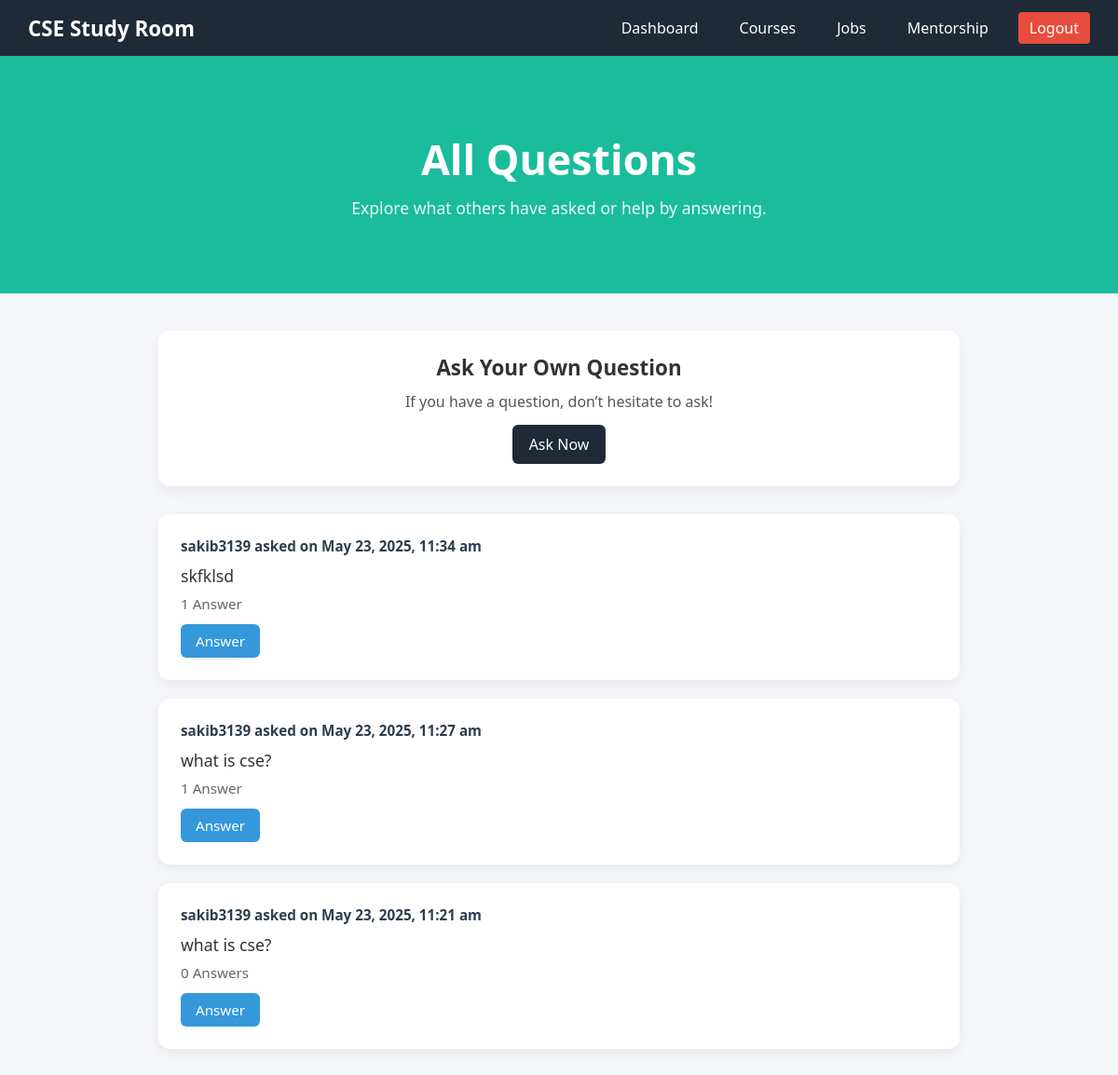
Page /questions/questions_list.php (signed in) on the earlier database version.
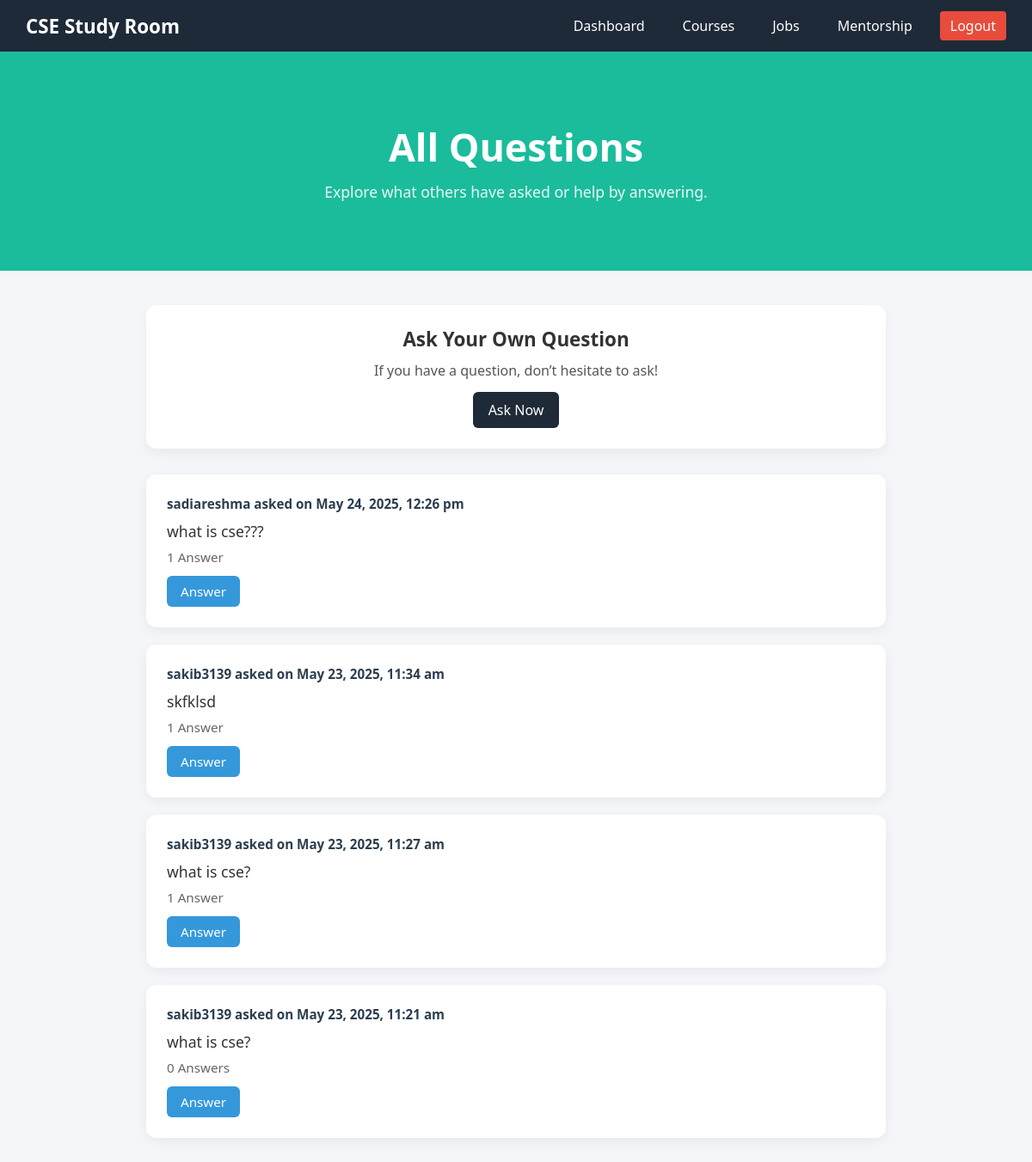
Same page on the later database version.
### tables this page shows
CREATE TABLE `questions` (
  `id` int(11) NOT NULL,
  `user_id` int(11) NOT NULL,
  `question` text NOT NULL,
  `created_at` timestamp NOT NULL DEFAULT current_timestamp()
);

CREATE TABLE `users` (
  `id` int(11) NOT NULL,
  `email` varchar(255) NOT NULL,
  `username` varchar(100) NOT NULL,
  `password` varchar(255) NOT NULL,
  `created_at` timestamp NOT NULL DEFAULT current_timestamp()
);

### questions/questions_list.php (the view, shortened to what this page needs)
<?php
include('../db.php');
$stmt = $conn->query("
  SELECT q.id AS question_id, q.question, q.created_at, u.username,
         (SELECT COUNT(*) FROM answers a WHERE a.question_id = q.id) AS answer_count
  FROM questions q
  JOIN users u ON q.user_id = u.id
  ORDER BY q.created_at DESC
");
$questions = $stmt->fetchAll(PDO::FETCH_ASSOC);
?>
<!DOCTYPE html>
<html lang="en">
<head>
  <link rel="stylesheet" href="../assets/css/questions.css">
</head>
<body>
<nav class="nav">
  <div class="nav__brand">CSE Study Room</div>
  <ul class="nav__links">
    <li><a href="../pages/dashboard.php">Dashboard</a></li>
    <li><a href="../pages/courses.php">Courses</a></li>
    <li><a href="../pages/jobs.php">Jobs</a></li>
    <li><a href="../pages/mentorship.php">Mentorship</a></li>
    <li><a href="../auth/logout.php" class="nav__logout">Logout</a></li>
  </ul>
</nav>
<section class="hero">
  <h1 class="hero-title">All Questions</h1>
  <p class="hero-subtitle">Explore what others have asked or help by answering.</p>
</section>
<div class="container">
  <div class="section ask-own">
    <h2>Ask Your Own Question</h2>
    <p>If you have a question, don’t hesitate to ask!</p>
    <a href="ask_questions.php" class="btn">Ask Now</a>
  </div>
  <?php foreach ($questions as $q): ?>
    <div class="question-item">
      <div class="meta">
        <strong><?= htmlspecialchars($q['username']) ?></strong>
        asked on <?= date('M j, Y, g:i a', strtotime($q['created_at'])) ?>
      </div>
      <div class="text"><?= nl2br(htmlspecialchars($q['question'])) ?></div>
      <div style="margin-top: 8px; font-size: 0.95rem; color: #666;">
        <?= $q['answer_count'] ?> <?= $q['answer_count'] == 1 ? 'Answer' : 'Answers' ?>
      </div>
      <a href="answer_question.php?id=<?= $q['question_id'] ?>" class="btn btn-answer">Answer</a>
    </div>
  <?php endforeach; ?>
</div>
</body>
</html>

### style/questions.css (style rules this page uses)
* { margin: 0; padding: 0; box-sizing: border-box; }
body { font-family: 'Segoe UI', Tahoma, Geneva, Verdana, sans-serif; background-color: #f4f6f9; color: #333; }
.nav { background-color: #1e2a38; padding: 0 30px; height: 60px; display: flex; align-items: center; justify-content: space-between; }
.nav__brand { font-size: 1.4rem; font-weight: bold; color: #fff; }
.nav__links { list-style: none; display: flex; gap: 20px; }
.nav__links a { color: #fff; text-decoration: none; padding: 6px 12px; border-radius: 4px; transition: background 0.3s, color 0.3s; }
.nav__logout { background: #e74c3c; }
.hero { background: #1abc9c; color: white; padding: 80px 20px; text-align: center; }
.hero-title { font-size: 2.8rem; margin-bottom: 10px; }
.hero-subtitle { font-size: 1.1rem; max-width: 700px; margin: 0 auto; opacity: 0.9; }
.container { max-width: 900px; margin: 40px auto; padding: 0 20px; }
.ask-own { background: #ffffff; border-radius: 12px; padding: 24px; margin-bottom: 30px; text-align: center; box-shadow: 0 6px 14px rgba(0, 0, 0, 0.05); }
.ask-own h2 { font-size: 1.4rem; margin-bottom: 10px; }
.ask-own p { color: #555; margin-bottom: 14px; }
.question-item { background: #fff; padding: 24px; border-radius: 12px; box-shadow: 0 4px 14px rgba(0, 0, 0, 0.06); margin-bottom: 20px; }
.question-item .meta { font-size: 0.95rem; font-weight: bold; color: #2c3e50; margin-bottom: 10px; }
.question-item .text { font-size: 1.1rem; color: #333; }
.btn-answer { display: inline-block; margin-top: 12px; background-color: #3498db; color: white; padding: 8px 16px; border-radius: 6px; text-decoration: none; font-size: 0.95rem; transition: background 0.3s; }
.section .btn { display: inline-block; background: #1e2a38; color: white; padding: 10px 18px; border-radius: 6px; text-decoration: none; transition: background 0.3s; }

Differences in the rows shown:
added questions: user.username "sadiareshma", created_at "May 24, 2025, 12:26 pm", question "what is cse???", answer_count "1", shows "Answer"
